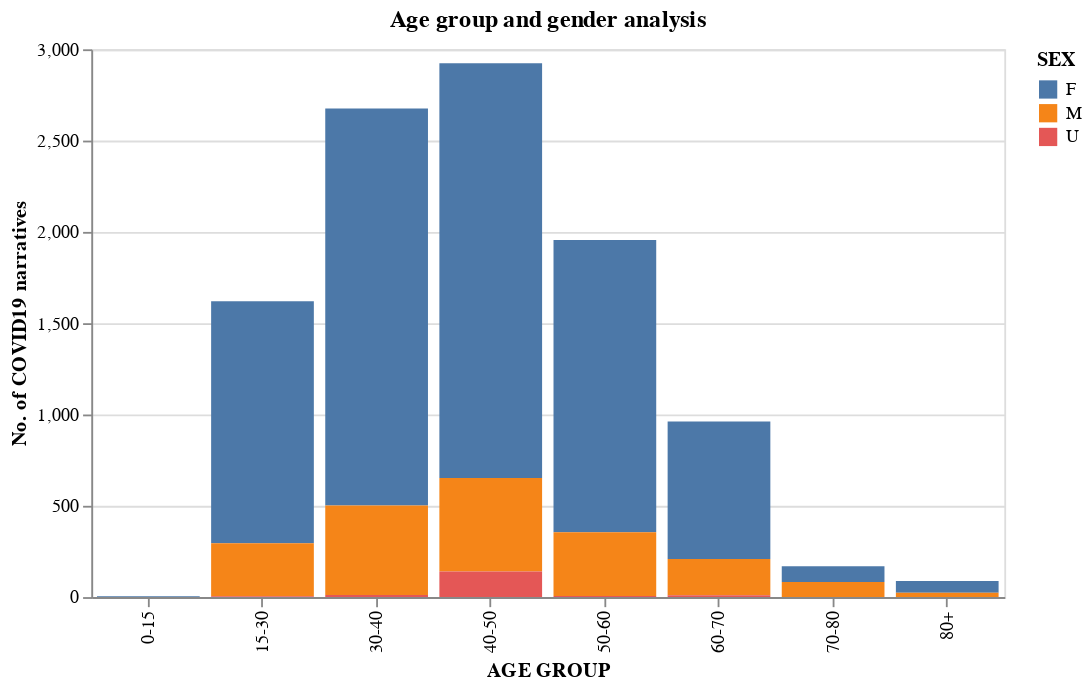

Notebook code cell kept with this figure:
### Markdown cell above
Analyzing the number of COVID19 narratives for different age groups and sex.

### Code cell
# Group the age groups and sex
df_age_gender = df_covid.groupby(['AGE_GROUP', 'SEX'])[['VAERS_ID']].count()
df_age_gender.reset_index(level = ['AGE_GROUP'], inplace = True)
df_age_gender.reset_index(level = ['SEX'], inplace = True)

# Visualization in altair
alt.Chart(df_age_gender, title = "Age group and gender analysis").mark_bar().encode(   
         alt.Y('VAERS_ID', title = 'No. of COVID19 narratives'),
         alt.X('AGE_GROUP', title = 'AGE GROUP'),
         color = 'SEX'
).properties(width = 500)

### Figure 1 — Vega-Lite specification as saved in the notebook (floating-point values rounded to 4 significant figures)
{"config": {"view": {"continuousWidth": 400, "continuousHeight": 300}}, "data": {"name": "data-04e95d50bb94e6ba6203d6f538c7f250"}, "mark": "bar", "encoding": {"color": {"field": "SEX", "type": "nominal"}, "x": {"field": "AGE_GROUP", "title": "AGE GROUP", "type": "nominal"}, "y": {"field": "VAERS_ID", "title": "No. of COVID19 narratives", "type": "quantitative"}}, "title": "Age group and gender analysis", "width": 500, "$schema": "https://vega.github.io/schema/vega-lite/v4.17.0.json", "datasets": {"data-04e95d50bb94e6ba6203d6f538c7f250": [{"SEX": "F", "AGE_GROUP": "0-15", "VAERS_ID": 5}, {"SEX": "M", "AGE_GROUP": "0-15", "VAERS_ID": 0}, {"SEX": "U", "AGE_GROUP": "0-15", "VAERS_ID": 0}, {"SEX": "F", "AGE_GROUP": "15-30", "VAERS_ID": 1325}, {"SEX": "M", "AGE_GROUP": "15-30", "VAERS_ID": 290}, {"SEX": "U", "AGE_GROUP": "15-30", "VAERS_ID": 5}, {"SEX": "F", "AGE_GROUP": "30-40", "VAERS_ID": 2174}, {"SEX": "M", "AGE_GROUP": "30-40", "VAERS_ID": 490}, {"SEX": "U", "AGE_GROUP": "30-40", "VAERS_ID": 12}, {"SEX": "F", "AGE_GROUP": "40-50", "VAERS_ID": 2272}, {"SEX": "M", "AGE_GROUP": "40-50", "VAERS_ID": 512}, {"SEX": "U", "AGE_GROUP": "40-50", "VAERS_ID": 140}, {"SEX": "F", "AGE_GROUP": "50-60", "VAERS_ID": 1601}, {"SEX": "M", "AGE_GROUP": "50-60", "VAERS_ID": 349}, {"SEX": "U", "AGE_GROUP": "50-60", "VAERS_ID": 6}, {"SEX": "F", "AGE_GROUP": "60-70", "VAERS_ID": 752}, {"SEX": "M", "AGE_GROUP": "60-70", "VAERS_ID": 199}, {"SEX": "U", "AGE_GROUP": "60-70", "VAERS_ID": 10}, {"SEX": "F", "AGE_GROUP": "70-80", "VAERS_ID": 86}, {"SEX": "M", "AGE_GROUP": "70-80", "VAERS_ID": 82}, {"SEX": "U", "AGE_GROUP": "70-80", "VAERS_ID": 1}, {"SEX": "F", "AGE_GROUP": "80+", "VAERS_ID": 64}, {"SEX": "M", "AGE_GROUP": "80+", "VAERS_ID": 24}, {"SEX": "U", "AGE_GROUP": "80+", "VAERS_ID": 0}]}}
